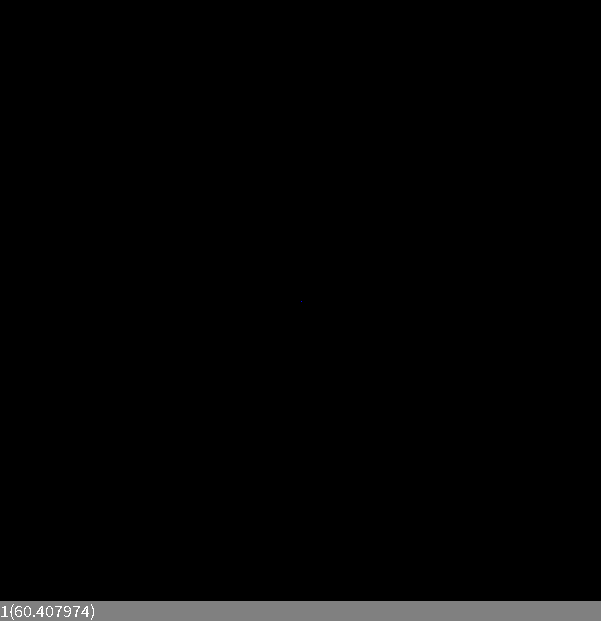
Frame 1 (no input)
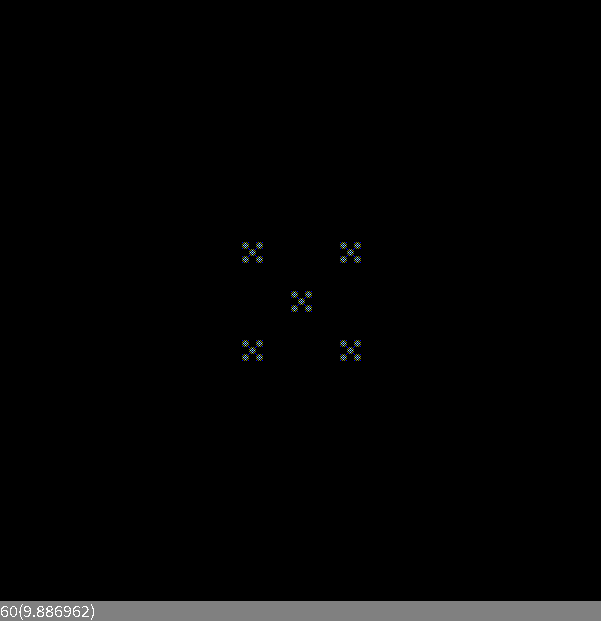
Frame 60 (the mouse pressed at the canvas centre just before this capture)
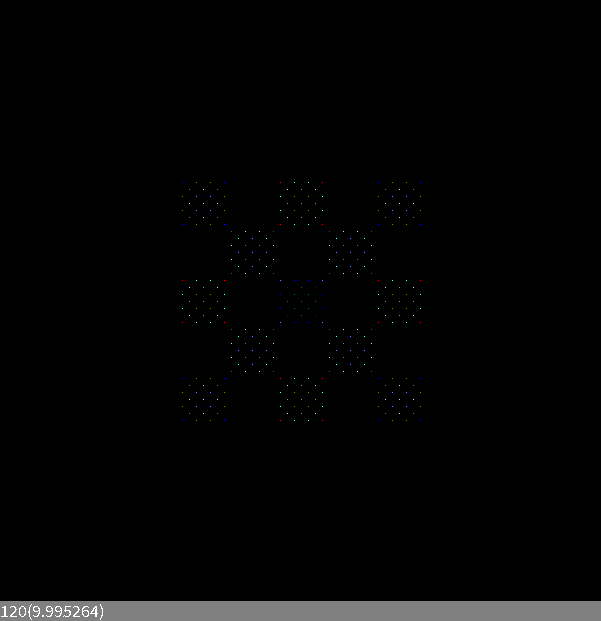
Frame 120 (the mouse held since frame 60 and released just before this capture)

The Processing sketch that drew these frames (run headless with seeded random() and noise(); from frame 60 on, the mouse is pressed at the canvas centre):

// Processing sketch: synchronic2DModMVNeib
// ── synchronic2DModMVNeib.pde
/// "Modulo from neighbors states"
/// TWO-dimensional, SYNCHRONOUS, vonNeuman/Moore, deterministic cellular automaton
//-/////////////////////////////////////////////////////////////////////////////////

final int     WorldSide=602;   //How many cells do we want in one line?
final int     FR = 10;         //Desired fps.
final float   Dens=0;          //.001; //0.5 or so also posible.

final int     Div=7;           //Divider for remainder operation.
final boolean vonNeuman=false; //With or without von Neumann neighbors.
final boolean withMoore=true;  //With or without Moore neighbors.
final boolean withMe=true;     //false or true

int[][] WorldOld=new int[WorldSide][WorldSide]; //We need two arrays for the old  .
int[][] WorldNew=new int[WorldSide][WorldSide]; //and new state of the simulation.

final boolean traceVA=false; //virgin areas trace ON/OFF.


void setup()
{
  size(601,621);    //square window
  frameRate(FR);  
  noSmooth();
  
  initialisation();
}


void initialisation() ///< set up the world
{
  if(Dens>0)
  {
    for(int i=0;i<WorldOld.length;i++) 
      for(int j=0;j<WorldOld.length;j++) 
      {
        if( !traceVA ) 
          WorldNew[i][j]=-1; //Something different from any possible state
        
        if(random(1.0)<Dens)
          WorldOld[i][j]=int(random(Div));
        else
          WorldOld[i][j]=0;
      }
  }
  else
  {
    if( !traceVA )
      for(int i=0;i<WorldOld.length;i++)
        for(int j=0;j<WorldOld.length;j++) 
          WorldNew[i][j]=-1; //Something different from any possible state
        
    WorldOld[WorldOld.length/2][WorldOld.length/2]=1;
  }
}


void visualisation()
{
  for(int i=0;i<WorldSide;i++)
    for(int j=0;j<WorldSide;j++)
      //Print only when changed!!!
      if( WorldOld[i][j] != WorldNew[i][j] ) //WorldNew have step-1 content after swap 
      {
        switch(WorldOld[i][j]) {
        case 6:stroke(128,255,255);break;
        case 5:stroke(128,128,255);break;
        case 4:stroke(0,128,0);break;
        case 3:stroke(128,128,0);break;
        case 2:stroke(255,0,0);break;
        case 1:stroke(0,0,255);break;
        case 0:stroke(0,0,0);break;
        default: stroke(255,255,255); //emergency color
        //case N:stroke( , , );break; //for more colors
        break;
        }
        
        point(i,j); //or j,i ?
     } //end if    
}

int t=0;

void draw() // global t,WorldOld,WorldNew
{  
  visualisation();
  
  for(int i=0;i<WorldSide;i++) //Now the cellular automaton state change
  {
    //RULE - modulo from states
    int right = (i+1) % WorldSide;          
    int left  = (WorldSide+i-1) % WorldSide;
     
    for(int j=0;j<WorldSide;j++) 
    {
      int dw=(j+1) % WorldSide;   
      int up=(WorldSide+j-1) % WorldSide;
      
      int states=(withMe ?  WorldOld[i][j] : 0); //Self
      
      if(vonNeuman)
        states +=( // von Neumann
               +  WorldOld[left][j]
               +  WorldOld[right][j]
               +  WorldOld[i][up]
               +  WorldOld[i][dw] );
              
      if( withMoore )
        states +=( WorldOld[left][up]
               +  WorldOld[right][up]
               +  WorldOld[left][dw]
               +  WorldOld[right][dw] );
    
      WorldNew[i][j]=states % Div ; //New state 
    }
  }
   
  //Swap the arrays:
  int[][] WorldTmp=WorldOld;
  WorldOld=WorldNew;
  WorldNew=WorldTmp;
   
  t++; //The next generation/step/year
  textSize(18);
  fill(128);noStroke();             rect(0,height-20,width,20);
  fill(255);textAlign(LEFT,BOTTOM); text(str(t)+"("+frameRate+")",0,height);
}

/// @date 2026-10-07 (https://github.com/borkowsk/bookProcessingEN/)
